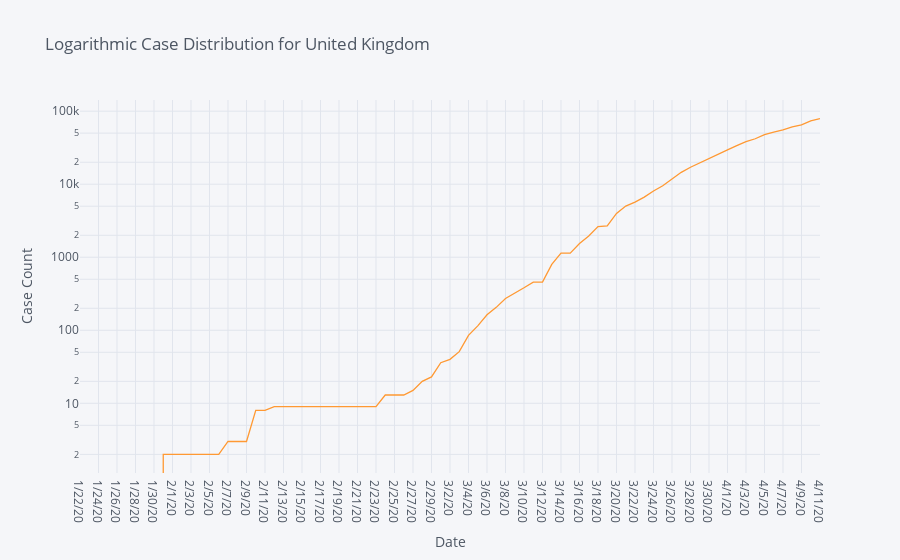

Source (notebook cell):
### Code cell
#Total Count Log graph
df_Country_conf = df_Country_conf.T
df_Country_conf.iplot(mode='lines', xTitle='Date', yTitle='Case Count', title='Logarithmic Case Distribution for ' + Region, yaxis_type="log")

### Figure 1 — Plotly figure (JSON) as saved in the notebook; plotly's stock layout.template omitted (floating-point values rounded to 4 significant figures)
{"data": [{"line": {"color": "rgba(255, 153, 51, 1.0)", "dash": "solid", "shape": "linear", "width": 1.3}, "mode": "lines", "name": "223", "text": "", "type": "scatter", "x": ["1/22/20", "1/23/20", "1/24/20", "1/25/20", "1/26/20", "1/27/20", "1/28/20", "1/29/20", "1/30/20", "1/31/20", "2/1/20", "2/2/20", "2/3/20", "2/4/20", "2/5/20", "2/6/20", "2/7/20", "2/8/20", "2/9/20", "2/10/20", "2/11/20", "2/12/20", "2/13/20", "2/14/20", "2/15/20", "2/16/20", "2/17/20", "2/18/20", "2/19/20", "2/20/20", "2/21/20", "2/22/20", "2/23/20", "2/24/20", "2/25/20", "2/26/20", "2/27/20", "2/28/20", "2/29/20", "3/1/20", "3/2/20", "3/3/20", "3/4/20", "3/5/20", "3/6/20", "3/7/20", "3/8/20", "3/9/20", "3/10/20", "3/11/20", "3/12/20", "3/13/20", "3/14/20", "3/15/20", "3/16/20", "3/17/20", "3/18/20", "3/19/20", "3/20/20", "3/21/20", "3/22/20", "3/23/20", "3/24/20", "3/25/20", "3/26/20", "3/27/20", "3/28/20", "3/29/20", "3/30/20", "3/31/20", "4/1/20", "4/2/20", "4/3/20", "4/4/20", "4/5/20", "4/6/20", "4/7/20", "4/8/20", "4/9/20", "4/10/20", "4/11/20"], "y": [0, 0, 0, 0, 0, 0, 0, 0, 0, 2, 2, 2, 2, 2, 2, 2, 3, 3, 3, 8, 8, 9, 9, 9, 9, 9, 9, 9, 9, 9, 9, 9, 9, 13, 13, 13, 15, 20, 23, 36, 40, 51, 85, 115, 163, 206, 273, 321, 382, 456, 456, 798, 1140, 1140, 1543, 1950, 2626, 2689, 3983, 5018, 5683, 6650, 8077, 9529, 11658, 14543, 17089, 19522, 22141, 25150, 29474, 33718, 38168, 41903, 47806, 51608, 55242, 60733, 65077, 73758, 78991]}], "layout": {"legend": {"bgcolor": "#F5F6F9", "font": {"color": "#4D5663"}}, "paper_bgcolor": "#F5F6F9", "plot_bgcolor": "#F5F6F9", "title": {"font": {"color": "#4D5663"}, "text": "Logarithmic Case Distribution for United Kingdom"}, "xaxis": {"gridcolor": "#E1E5ED", "showgrid": true, "tickfont": {"color": "#4D5663"}, "title": {"font": {"color": "#4D5663"}, "text": "Date"}, "zerolinecolor": "#E1E5ED"}, "yaxis": {"gridcolor": "#E1E5ED", "showgrid": true, "tickfont": {"color": "#4D5663"}, "title": {"font": {"color": "#4D5663"}, "text": "Case Count"}, "type": "log", "zerolinecolor": "#E1E5ED"}}}
